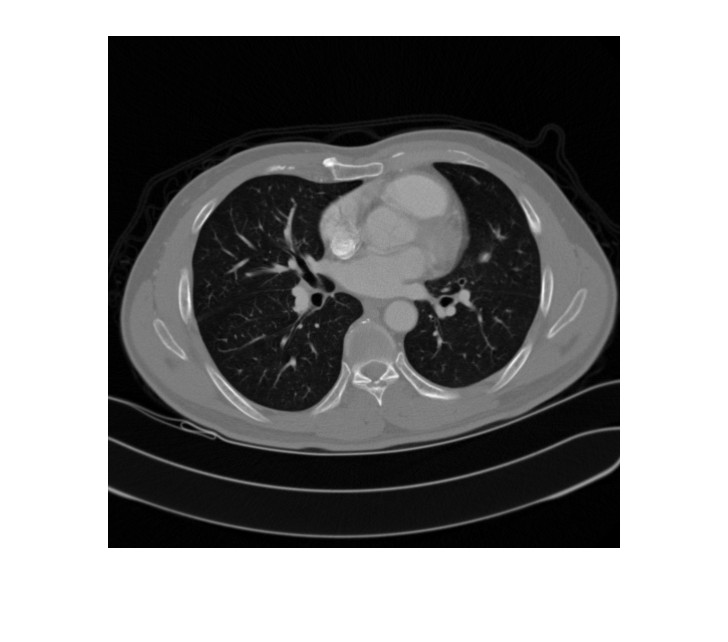
#> input picture Assignment_1/lungs.jpg, 728 x 642 px, found by its file name
$ jupyter execute --allow-errors BME5.ipynb   (shell and % lines are left out)
#> lines starting #> are read from the running program, lines starting #| are printed output that depends on the picture
Select a radius of your own choice in the frequency domain:
1. Display the image.
2. Perform the Cosine Transform & display it.
3. Pick a radius value & delete all frequency components outside of the radius display it.
4. Compute the inverse transform & display it.
5. Please comment on the results.
6. Delete all frequency components inside the radius & display it.
7. Compute the inverse transform & display it.
8. Please comment on the results.
9. Give a general short discussion on what you learned from this question.

[cell 1]
import matplotlib.pyplot as plt
import cv2
from PIL import Image
import numpy as np
from scipy.fftpack import dct, idct
from skimage.color import rgb2gray
from skimage.io import imread
from scipy.fft import fft2, fftshift, ifft2, ifftshift

[cell 2]
image = cv2.imread('/content/lungs.jpg', cv2.IMREAD_GRAYSCALE)
#> image is the input picture: shape (642, 728); min 0, max 255, mean 139.4

[cell 3]
plt.imshow(image, cmap='gray')
plt.title('CT Image')
plt.axis('off')
plt.show()

[cell 4]
# Perform the 2D Discrete Cosine Transform (DCT) on the image
cosine_transform_image = dct(dct(image.T, norm='ortho').T, norm='ortho')

# Display the DCT of the image
plt.imshow(np.log(np.abs(cosine_transform_image)+1), cmap='gray')
plt.title('DCT of the Image')
plt.axis('off')
plt.show()
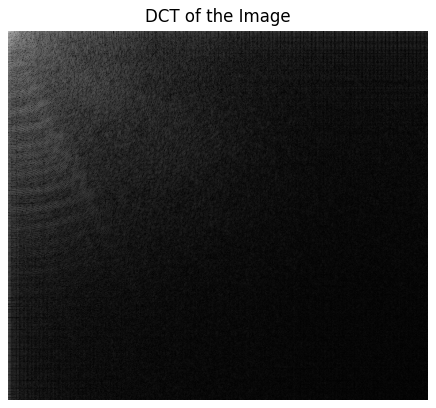
#> figure drawn by matplotlib, 1 panel

[cell 5]
def remove_outer_frequency_radius(radius,img,i):
  mask = np.zeros_like(img)
  center = tuple(np.array(mask.shape) // 2)
  cv2.circle(mask, center, radius, (1, 1, 1), thickness=-1)

  filtered_dct_img = img * mask

  p1=[-1,1,3,5,7,9]
  plt.figure(figsize=(12, 18))
  plt.subplot(5,2,p1[i])
  plt.imshow(np.log(np.abs(filtered_dct_img) + 1), cmap='gray')
  plt.title(f'DCT with Frequencies Outside Radius {radius} Removed')
  plt.axis('off')

  idct_image = idct(idct(filtered_dct_img.T, norm='ortho').T, norm='ortho')

  p2=[-1,2,4,6,8,10]
  plt.subplot(5,2,p2[i])
  plt.imshow(idct_image, cmap='gray')
  plt.title('Reconstructed Image with Frequencies Removed')
  plt.axis('off')
  plt.show()

[cell 6]
for i in range(1,6):
  remove_outer_frequency_radius(100*i,cosine_transform_image,i)
#> this loop made 5 passes
#> pass 1, in remove_outer_frequency_radius, `filtered_dct_img = img * mask`:
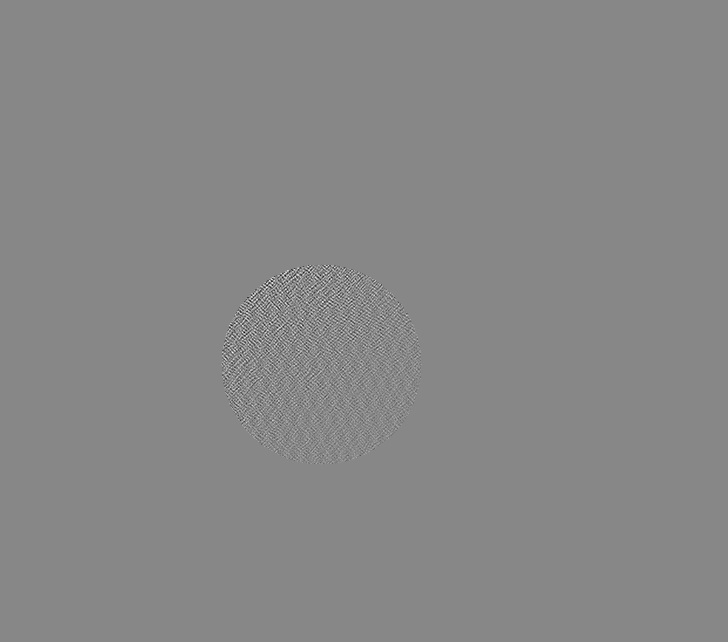
#> filtered_dct_img: shape (642, 728) float64; min -8.91, max 7.81, mean -0.000122; drawn with min black and max white
#> pass 1, in remove_outer_frequency_radius, `plt.show()`:
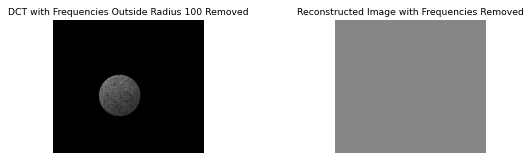
#> figure drawn by matplotlib, 2 panels
#> pass 2, in remove_outer_frequency_radius (call 2), `plt.show()`:
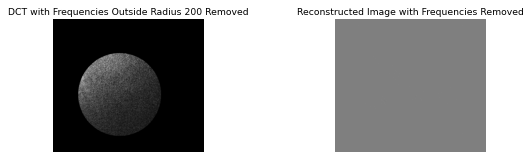
#> figure drawn by matplotlib, 2 panels

[cell 7]
def remove_inner_frequency_radius(radius,img,i):
  mask = np.ones_like(img)
  center = tuple(np.array(mask.shape) // 3)
  cv2.circle(mask, center, radius, (0, 0, 0), thickness=-1)

  filtered_dct_img = img * mask

  p1=[-1,1,3,5,7,9]
  plt.figure(figsize=(12, 18))
  plt.subplot(5,2,p1[i])
  plt.imshow(np.log(np.abs(filtered_dct_img) + 1), cmap='gray')
  plt.title(f'DCT with Frequencies Inside Radius {radius} Removed')
  plt.axis('off')

  idct_image = idct(idct(filtered_dct_img.T, norm='ortho').T, norm='ortho')

  p2=[-1,2,4,6,8,10]
  plt.subplot(5,2,p2[i])
  plt.imshow(idct_image, cmap='gray')
  plt.title('Reconstructed Image with Frequencies Removed')
  plt.axis('off')
  plt.show()

[cell 8]
for i in range(1,6):
  remove_inner_frequency_radius(100*i,cosine_transform_image,i)
#> this loop made 5 passes
#> pass 1, in remove_inner_frequency_radius, `plt.show()`:
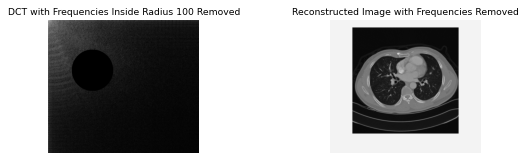
#> figure drawn by matplotlib, 2 panels
#> pass 2, in remove_inner_frequency_radius (call 2), `idct_image = idct(idct(filtered_dct_img.T, norm='ortho').T, norm='orth..`:
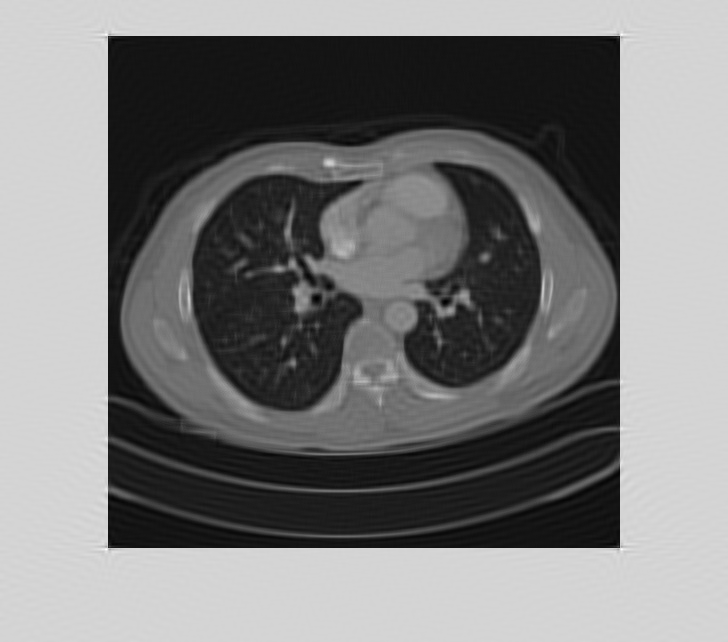
#> idct_image: shape (642, 728) float64; min -24.71, max 311.5, mean 139.4; drawn with min black and max white
#> pass 2, in remove_inner_frequency_radius (call 2), `plt.show()`:
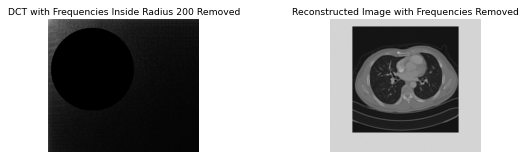
#> figure drawn by matplotlib, 2 panels

$ run again, with Assignment_5/DCT_Image.png saved as Assignment_1/lungs.jpg
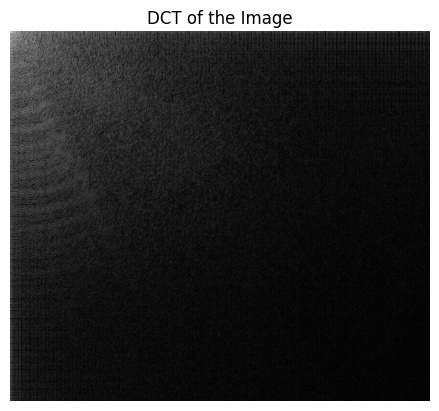
#> input picture Assignment_5/DCT_Image.png, 439 x 411 px, found by its file name
#> image is the input picture: shape (411, 439); min 0, max 255, mean 53.3
#> the loop `for i in range(1,6):` made 5 passes
#> pass 1, in remove_inner_frequency_radius, `idct_image = idct(idct(filtered_dct_img.T, norm='ortho').T, norm='orth..`:
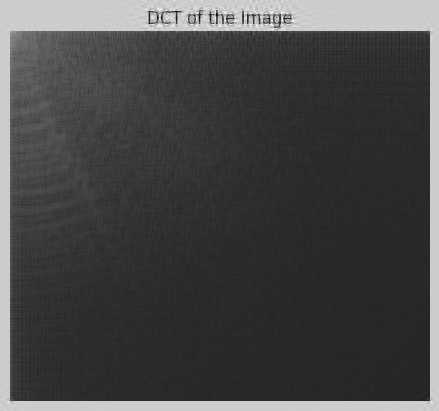
#> idct_image: shape (411, 439) float64; min -54.29, max 330, mean 53.3; drawn with min black and max white
#> pass 2, in remove_inner_frequency_radius (call 2), `plt.show()`:
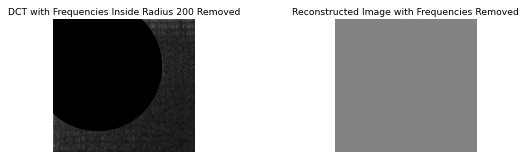
#> figure drawn by matplotlib, 2 panels

$ run again, with Assignment_5/DCT_inner_image.png saved as Assignment_1/lungs.jpg
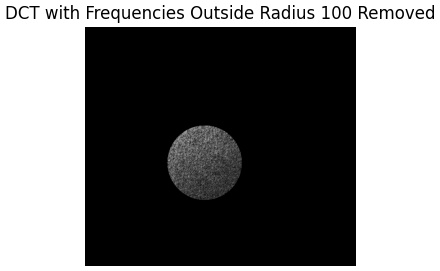
#> input picture Assignment_5/DCT_inner_image.png, 440 x 271 px, found by its file name
#> image is the input picture: shape (271, 440); min 0, max 255, mean 115.9
#> the loop `for i in range(1,6):` made 5 passes
#> pass 1, in remove_inner_frequency_radius, `idct_image = idct(idct(filtered_dct_img.T, norm='ortho').T, norm='orth..`:
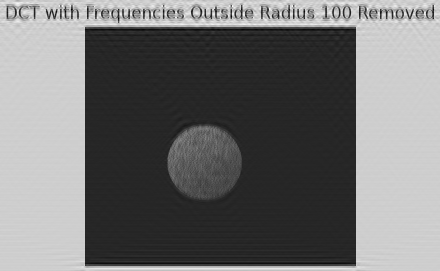
#> idct_image: shape (271, 440) float64; min -59.13, max 329.2, mean 115.9; drawn with min black and max white
#> pass 2, in remove_inner_frequency_radius (call 2), `plt.show()`:
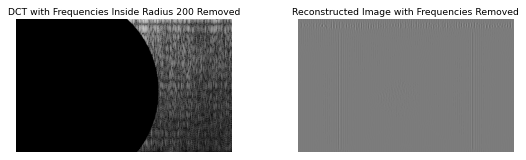
#> figure drawn by matplotlib, 2 panels
